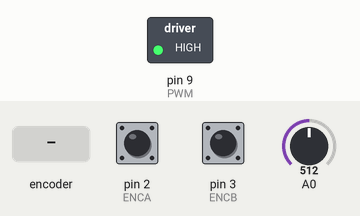
Recording of a sketch running on a simulated Arduino Uno, built with avr-gcc and run on an emulated ATmega328P. Shown: switched loads named in the sketch (green lamp = pin HIGH). Inputs (shaded band) come from the test bench; at power-on: A0 = 512, pin 2 (ENCA) HIGH, pin 3 (ENCB) HIGH. What the sketch prints to the serial monitor is not drawn.

Above: at 1.2 s.
1.3 s: A0 set to 83
2.8 s: A0 set to 70
5.8 s: rotary encoder on pin 2 (ENCA) / pin 3 (ENCB) turned 2 steps (second pin leading)
Timing chart, 0 to 8.8 s (numbered marks = the images above; inputs shaded):
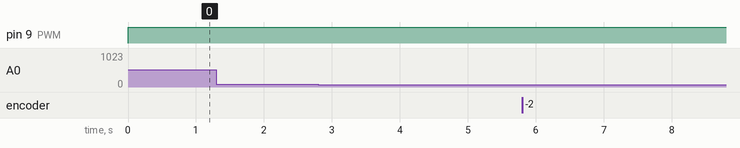

The sketch:

fw.ino
```cpp
#include <util/atomic.h>

// Pins
#define ENCA 2
#define ENCB 3
#define PWM 9

// globals
long prevT = 0;
int posPrev = 0;
// Use the "volatile" directive for variables
// used in an interrupt
volatile int pos_i = 0;
volatile float velocity_i = 0;
volatile long prevT_i = 0;

float v1Filt = 0;
float v1Prev = 0;
float v2Filt = 0;
float v2Prev = 0;

float eintegral = 0;

void setup() {
  Serial.begin(115200);

  pinMode(ENCA,INPUT);
  pinMode(ENCB,INPUT);
  pinMode(PWM,OUTPUT);

  attachInterrupt(digitalPinToInterrupt(ENCA),
                  readEncoder,RISING);
}

void loop() {
    static float last_vt = 0;

  // read the position in an atomic block
  // to avoid potential misreads
  int pos = 0;
  float velocity2 = 0;
  ATOMIC_BLOCK(ATOMIC_RESTORESTATE){
    pos = pos_i;
    velocity2 = velocity_i;
  }

  // Compute velocity with method 1
  long currT = micros();
  float deltaT = ((float) (currT-prevT))/1.0e6;
  float velocity1 = (pos - posPrev)/deltaT;
  posPrev = pos;
  prevT = currT;

  // Convert count/s to encoder pulse freq
  float v1 = velocity1;
  float v2 = velocity2;

  // Low-pass filter (25 Hz cutoff)
  v1Filt = 0.854*v1Filt + 0.0728*v1 + 0.0728*v1Prev;
  v1Prev = v1;
  v2Filt = 0.854*v2Filt + 0.0728*v2 + 0.0728*v2Prev;
  v2Prev = v2;

  // Set a target
  float vt = analogRead(A0) / 1024.0 * (750.0 - 50.0) + 50.0;
  /*if (fabs(vt - last_vt) > 10)
  {
    eintegral = 0;
    last_vt = vt;
  }*/

  // Compute the control signal u
  float kp = 1.5;
  float ki = 0.2;
  float e = vt - v1Filt;
  eintegral = eintegral + e*deltaT;

  float u = kp*e + ki*eintegral;

  // Set the motor speed and direction
  int pwr = (int)u;
  if(pwr > 255 || isinff(u)){
    pwr = 255;
  }
  else if (pwr < 0)
  {
    pwr = 0;
  }
  setMotor(1,pwr,PWM);

  Serial.print(vt);
  Serial.print(" ");
  Serial.print(v1Filt);
  Serial.println();
  delayMicroseconds(500);
}

void setMotor(int dir, int pwmVal, int pwm){
  analogWrite(pwm,pwmVal); // Motor speed
}

void readEncoder(){
  // Read encoder B when ENCA rises
  int b = digitalRead(ENCB);
  int increment = 0;
  if(b>0){
    // If B is high, increment forward
    increment = 1;
  }
  else{
    // Otherwise, increment backward
    increment = -1;
  }
  pos_i = pos_i + increment;

  // Compute velocity with method 2
  long currT = micros();
  float deltaT = ((float) (currT - prevT_i))/1.0e6;
  velocity_i = increment/deltaT;
  prevT_i = currT;
}
```
